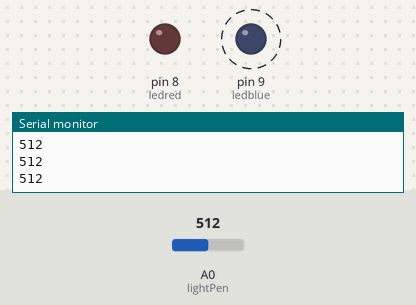
The sketch below on a simulated Arduino Uno, built with avr-gcc and run on an emulated ATmega328P. Shown: output pins drawn as LEDs (lit = HIGH), the last lines printed to the serial monitor. Dashed ring = blinking. The inputs (shaded band) are chosen by the test bench; at power-on: A0 (lightPen) = 512.

Above: at 1.3 s.
1.4 s: A0 (lightPen) set to 188
4.4 s: A0 (lightPen) set to 169
At 4.62 s:
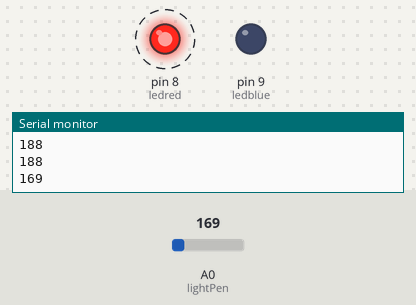
7.4 s: A0 (lightPen) set to 190
At 7.63 s:
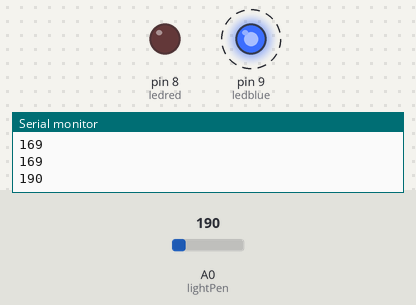
10.4 s: A0 (lightPen) set to 170
At 10.63 s:
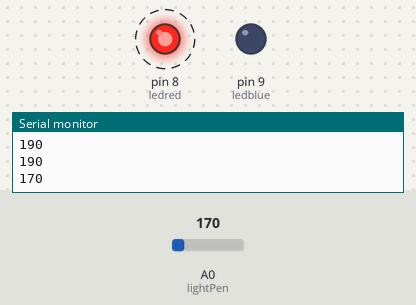
Timing chart, 0 to 14.4 s (numbered marks = the images above; inputs shaded):
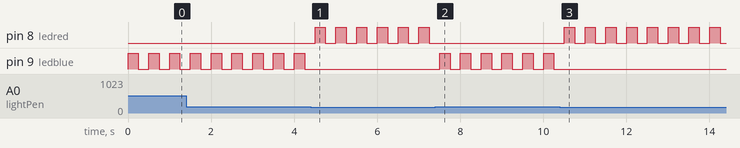

Measured:
- the behaviour switches between 180 and 179 on A0 (lightPen) (found by bisection; images 0 and 1)
- after the input at 4.4 s, pin 8 (ledred): alternates HIGH for 0.25 s and LOW for 0.25 s, starting after 0.10 s; pin 9 (ledblue): stops changing and stays LOW
- after the input at 7.4 s, pin 8 (ledred): stops changing and stays LOW; pin 9 (ledblue): alternates HIGH for 0.25 s and LOW for 0.25 s, starting after 0.11 s
- after the input at 10.4 s, pin 8 (ledred): alternates HIGH for 0.25 s and LOW for 0.25 s, starting after 0.11 s; pin 9 (ledblue): stops changing and stays LOW
- by itself, pin 9 (ledblue): alternates HIGH for 0.25 s and LOW for 0.25 s

The sketch:

sketch_oct12a.ino
```cpp
int lightPen = A0;
int lightVal;
int dt = 250;
int ledred = 8;
int ledblue = 9;

void setup() {
  pinMode(lightPen, INPUT);
  pinMode(ledred, OUTPUT);
  pinMode(ledblue, OUTPUT);
  Serial.begin(9600);
}

void loop() {
  lightVal  = analogRead(lightPen);
  Serial.println(lightVal);
  if(lightVal < 180 ){
    digitalWrite(ledred , HIGH);
    delay(dt);
    digitalWrite(ledred,LOW);
  }
  else{
      digitalWrite(ledblue , HIGH);
    delay(dt);
    digitalWrite(ledblue,LOW);
  }
  delay(dt);

}
```
